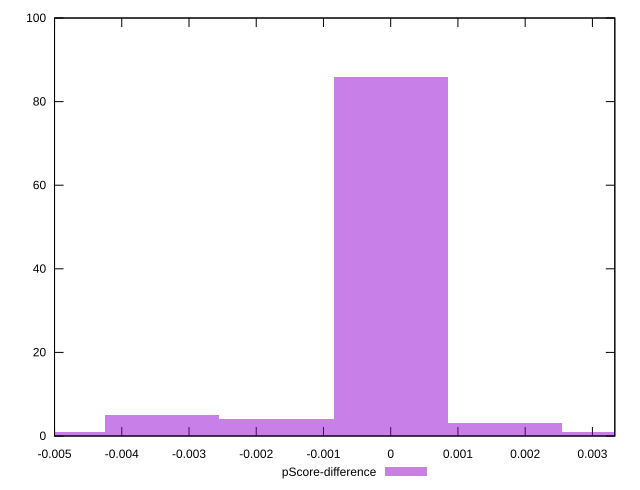

Write the gnuplot code that produced this figure.
reset

$pScoreDifference <<EOF
0 86
0.0016992608346550816 3
-0.0016992608346550816 4
-0.003398521669310163 5
0.003398521669310163 1
-0.005097782503965245 1
EOF

set key outside below
set boxwidth 0.0016992608346550816
set xrange [-0.0050000000000000044:0.0033333333333332993]
set yrange [0:100]
set trange [0:100]
set style fill transparent solid 0.5 noborder
set terminal svg size 640, 490 enhanced background rgb 'white'
set output "reports/report_00031_2021-02-24T23-18-18.084Z/uses-http2/samples/astro/pScore-difference/histogram.svg"

plot $pScoreDifference title "pScore-difference" with boxes

reset
